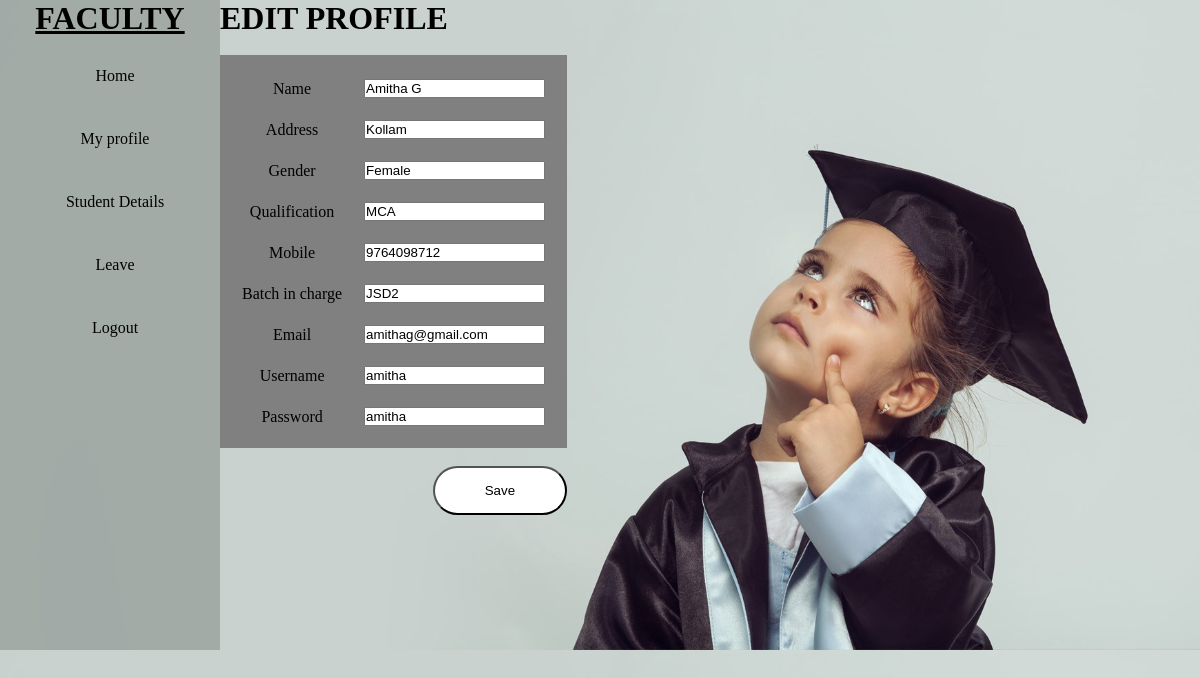
Screenshot of /fac_editprofile.php (signed in) with the database file from the repository.
### tables this page shows
CREATE TABLE `faculty` (
  `Fid` int(11) NOT NULL,
  `Name` varchar(20) DEFAULT NULL,
  `Address` varchar(50) DEFAULT NULL,
  `Gender` varchar(10) DEFAULT NULL,
  `Qualification` varchar(20) DEFAULT NULL,
  `Mobileno` bigint(20) DEFAULT NULL,
  `BatchInCharge` varchar(20) DEFAULT NULL,
  `Emailid` varchar(30) DEFAULT NULL,
  `Username` varchar(30) NOT NULL,
  `Password` varchar(30) NOT NULL
);

### fac_editprofile.php (the view, shortened to what this page needs)
<!DOCTYPE html>
<html>
	<head>
		<link rel="stylesheet" href="css/style.css">
	</head>
	<body class="bi">
		<div class="display">
		<div class="navbar">
			<h1><u>FACULTY</u></h1>
			<ul>
				<li> <a href="facultyhome.php">Home</a> </li>
				<li>
						<a href="fac_profile.php">My profile</a>
				</li>
				<li> <a href="">Student Details</a>
				</li>
				<li> <a href="fac_appliedleave.php">Leave</a></li>
				<li> <a href="login.php">Logout</a></li>
			</ul>
		</div>
 <div>
			<form action="signup1.php" method="post">
				<?php
					require_once 'connection.php';
					$var=$_SESSION['Fid'];
					$sql="select * from faculty where Fid=$var";
					$result=mysqli_query($conn,$sql);
					while($row=mysqli_fetch_assoc($result))
					{
				?>
			<h1>EDIT PROFILE</h1><br>
<table>
	<tr>
        <td>Name</td><td><input type="text" name="name" value="<?php echo $row['Name'];?>"></td>
    </tr>
    <tr>
        <td>Address</td><td><input type="text" name="address" value="<?php echo $row['Address'];?>"></td>
    </tr>
    <tr>
        <td>Gender</td><td><input type="text" name="gender" value="<?php echo $row['Gender'];?>"></td>
    </tr>
    <tr>
        <td>Qualification</td><td><input type="text" name="qualification" value="<?php echo $row['Qualification'];?>"></td>
    </tr>
    <tr>
        <td>Mobile</td><td><input type="text" name="mobile" value="<?php echo $row['Mobileno'];?>"></td>
    </tr>
    <tr>
        <td>Batch in charge</td><td><input type="text" name="batch" value="<?php echo $row['BatchInCharge'];?>"></td>
    </tr>
    <tr>
        <td>Email</td><td><input type="text" name="email" value="<?php echo $row['Emailid'];?>"></td>
    </tr>
	<tr>
        <td>Username</td><td><input type="text" name="username" value="<?php echo $row['Username'];?>"></td>
    </tr>
    <tr>
        <td>Password</td><td><input type="text" name="password" value="<?php echo $row['Password'];?>"></td>
    </tr>
</table>
			<?php
					}
				?>
<br>
            <input type="submit" value="Save" name="editfac" class="button"><br><br>
</form>
        </div>
	</div>
	</body>
</html>

### css/style.css (style rules this page uses)
* { margin:0px; padding:0px; box-sizing:border-box; }
.bi { background-image:url("../img/2.jpeg"); background-size:cover; }
.navbar { text-align:center; background-color:rgba(38, 39, 35, 0.233); width:220px; height:650px; }
.navbar ul { list-style:none; display:block; }
.navbar ul li { text-align:center; width:200px; padding:15px; margin:15px; border-radius: 10px; }
.navbar ul li a { text-decoration:none; color:black; }
.button { float:right; padding:15px 50px; background-color:white; border-radius:30px; }
.display { display: inline-flex; }

### fac_editprofile.php (style rules this page uses)
table,th,td { background-color:grey;text-align:center;padding:10px; }

### rows the page displays
faculty: name "Amitha G", address "Kollam", gender "Female", qualification "MCA", mobile "9764098712", batch "JSD2", email "amithag@gmail.com", username "amitha", password "amitha"
